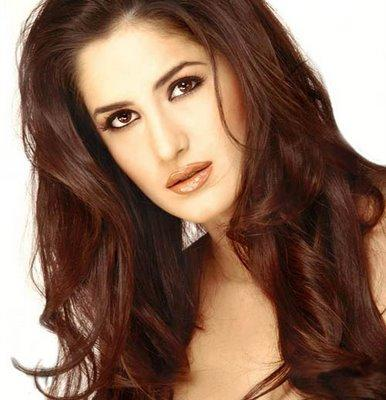
%> input picture DigitalImageAnalysis/a1/CSL783_Ass1_MohdImran/kat.jpg, 386 x 400 px
$ octave cs1110231.m   (GNU Octave 9; MATLAB toolbox functions it lacks are replaced by stand-ins)
%> lines starting %> are read from the running program, lines starting %| are printed output that depends on the picture
### DigitalImageAnalysis/a1/CSL783_Ass1_MohdImran/roundM.m
%rounding the directinos obtained from the sobel filter to 0 45 90 135 degrees.
function RoundedDir=roundM(Mdir)
rows = length(Mdir(:,1));
cols = length(Mdir(1,:));
Tdir = Mdir;
for i= 1:rows
    for j= 1:cols

          if(Mdir(i,j)>=-180 && Mdir(i,j)<-157.5)
          Tdir(i,j)=0;
          end

           if(Mdir(i,j)>=-157.5 && Mdir(i,j)<-112.5)
          Tdir(i,j)=45;
           end

           if(Mdir(i,j)>=-112.5 && Mdir(i,j)<-67.5)
          Tdir(i,j)=90;
           end

           if(Mdir(i,j)>=-67.5 && Mdir(i,j)<-22.5)
          Tdir(i,j)=135;
           end

          if(Mdir(i,j)>=-22.5 && Mdir(i,j)<22.5)
          Tdir(i,j)=0;
          end

           if(Mdir(i,j)>=22.5 && Mdir(i,j)<67.5)
          Tdir(i,j)=45;
           end

           if(Mdir(i,j)>=67.5 && Mdir(i,j)<112.5)
          Tdir(i,j)=90;
           end

           if(Mdir(i,j)>=112.5 && Mdir(i,j)<157.5)
          Tdir(i,j)=135;
           end

          if(Mdir(i,j)>=157.5 && Mdir(i,j)<=180)
          Tdir(i,j)=0;
          end
    end
end
RoundedDir=Tdir;
end

### DigitalImageAnalysis/a1/CSL783_Ass1_MohdImran/nonMaxSup.m
%non maximal supression
function SuppressedGmag =nonMaxSup(Gmag,Gdir)
SuppressedGmag = Gmag;

rows = length(Gmag(:,1));
cols = length(Gmag(1,:));

for i = 2:rows-1
    for j = 2:cols-1
        switch (Gdir(i,j))
            case 0
                if(Gmag(i,j)<Gmag(i,j-1) || Gmag(i,j) < Gmag(i,j+1))
                    SuppressedGmag(i,j)=0;
%                     disp('gdir is 0');
                end

            case 45
                if(Gmag(i,j)<Gmag(i+1,j-1) || Gmag(i,j) < Gmag(i-1,j+1))
                    SuppressedGmag(i,j)=0;
                end

            case 90
                if(Gmag(i,j)<Gmag(i-1,j) || Gmag(i,j) < Gmag(i+1,j))
                    SuppressedGmag(i,j)=0;
                end

            case 135
                if(Gmag(i,j)<Gmag(i-1,j-1) || Gmag(i,j) < Gmag(i+1,j+1))
                    SuppressedGmag(i,j)=0;
                end
        end
    end
end

end

### DigitalImageAnalysis/a1/CSL783_Ass1_MohdImran/hystThresh.m
%hystThresh is for hysterysis and thresholding of non maximal supressed
%image
function hystThreshMag = hystThresh(nonMaxSupressed)
hystThreshMag = nonMaxSupressed;

% thresh1 = 0.3621 ;
% thresh2 = 0.3621/2;
thresh1 = 22;
thresh2 = 100;
% [4 lines of commented-out code are left out]

row =  length(nonMaxSupressed(:,1));
col =  length(nonMaxSupressed(1,:));

%pixels higher than thresh2 are surely edge pixels
%pixels lower than thresh1 are surely non edge pixels

for i = 1:row
    for j = 1:col
        if(nonMaxSupressed(i,j)>thresh2)
            hystThreshMag(i,j)=255;
        end

        if(nonMaxSupressed(i,j)<thresh1)
            hystThreshMag(i,j)=0;
        end


    end
end

%for pixels in between thresh1 to thresh2 hysterysis is being applied
for i = 2:row-1
    for j = 2:col-1
        if(hystThreshMag(i,j)==255)
            if(hystThreshMag(i-1,j-1)>thresh1 && hystThreshMag(i-1,j-1)<thresh2)
                hystThreshMag(i-1,j-1)=255;
            end

            if(hystThreshMag(i-1,j)>thresh1 && hystThreshMag(i-1,j)<thresh2)
                hystThreshMag(i-1,j)=255;
            end

            if(hystThreshMag(i-1,j+1)>thresh1 && hystThreshMag(i-1,j+1)<thresh2)
                hystThreshMag(i-1,j+1)=255;
            end

            if(hystThreshMag(i,j-1)>thresh1 && hystThreshMag(i,j-1)<thresh2)
                hystThreshMag(i,j-1)=255;
            end

            if(hystThreshMag(i,j+1)>thresh1 && hystThreshMag(i,j+1)<thresh2)
                hystThreshMag(i,j+1)=255;
            end

            if(hystThreshMag(i+1,j-1)>thresh1 && hystThreshMag(i+1,j-1)<thresh2)
                hystThreshMag(i+1,j-1)=255;
            end

            if(hystThreshMag(i+1,j)>thresh1 && hystThreshMag(i+1,j)<thresh2)
                hystThreshMag(i+1,j)=255;
            end

            if(hystThreshMag(i+1,j+1)>thresh1 && hystThreshMag(i+1,j+1)<thresh2)
                hystThreshMag(i+1,j+1)=255;
            end

        end


        if(hystThreshMag(row+1-i,col+1-j)==255)
            if(hystThreshMag(row+1-(i-1),col+1-(j-1))>thresh1 && hystThreshMag(row+1-(i-1),col+1-(j-1))<thresh2)
                hystThreshMag(row+1-(i-1),col+1-(j-1))=255;
            end

            if(hystThreshMag(row+1-(i-1),col+1-(j))>thresh1 && hystThreshMag(row+1-(i-1),col+1-(j))<thresh2)
                hystThreshMag(row+1-(i-1),col+1-(j))=255;
            end

            if(hystThreshMag(row+1-(i-1),col+1-(j+1))>thresh1 && hystThreshMag(row+1-(i-1),col+1-(j+1))<thresh2)
                hystThreshMag(row+1-(i-1),col+1-(j+1))=255;
            end

            if(hystThreshMag((row+1)-(i),col+1-(j-1))>thresh1 && hystThreshMag((row+1)-(i),col+1-(j-1))<thresh2)
                hystThreshMag((row+1)-(i),col+1-(j-1))=255;
            end

            if(hystThreshMag(row+1-(i),col+1-(j+1))>thresh1 && hystThreshMag(row+1-(i),col+1-(j+1))<thresh2)
                hystThreshMag(row+1-(i),col+1-(j+1))=255;
            end

            if(hystThreshMag(row+1-(i+1),col+1-(j-1))>thresh1 && hystThreshMag(row+1-(i+1),col+1-(j-1))<thresh2)
                hystThreshMag(row+1-(i+1),col+1-(j-1))=255;
            end

            if(hystThreshMag(row+1-(i+1),col+1-(j))>thresh1 && hystThreshMag(row+1-(i+1),col+1-(j))<thresh2)
                hystThreshMag(row+1-(i+1),col+1-(j))=255;
            end

            if(hystThreshMag(row+1-(i+1),col+1-(j+1))>thresh1 && hystThreshMag(row+1-(i+1),col+1-(j+1))<thresh2)
                hystThreshMag(row+1-(i+1),col+1-(j+1))=255;
            end
        end
    end
end
%only to check the border
hystThreshMag(:,1)=0;
hystThreshMag(:,col)=0;
hystThreshMag(1,:)=0;
hystThreshMag(row,:)=0;

end

### DigitalImageAnalysis/a1/CSL783_Ass1_MohdImran/cs1110231.m
%Title : Canny Edge Detector
%Name : Mohd Imran
%Entry No: 2011CS10231
%Date of submission : 22 Aug 2014
%Honor code : This assignment is my own work and no cde has been taken from
%any source.

%read the image
I = imread('kat.jpg');
%> I is the input picture: size 400x386x3 uint8; mean R, G, B 137.3, 106.5, 89.3

%convert it to grayscale image
gray = rgb2gray(I);

%define gaussian filter with sigma=2
gaussian = fspecial('gaussian',[5,5],2);

%blurr the image with gaussian filter
blurred = imfilter(gray,gaussian,'same');
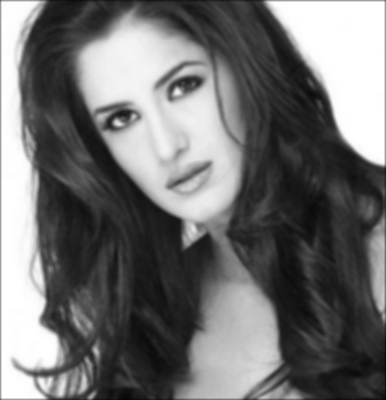
%> blurred: size 400x386 uint8; min 6, max 255, mean 112.8

%apply the inbuild sobel operator
[Gmag,Gdir]=imgradient(blurred,'sobel');
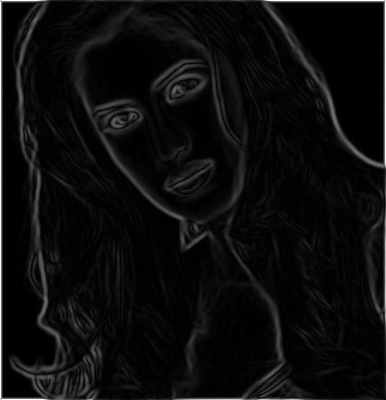
%> Gmag: size 400x386 double; min 0, max 864, mean 43.4; drawn with min black and max white
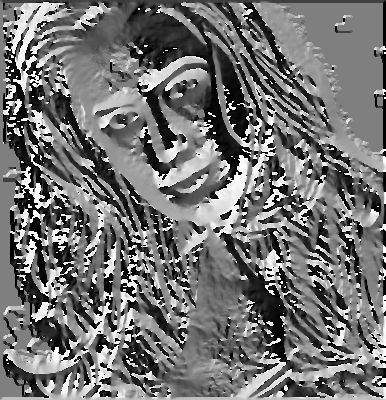
%> Gdir: size 400x386 double; min -180, max 179.9, mean -17.7; drawn with min black and max white


%%rounding the directions
rDir=roundM(Gdir);
%> in roundM, `rows = length(Mdir(:,1));`: rows = 400
%> in roundM, `cols = length(Mdir(1,:));`: cols = 386
%> after the loop in roundM, `for i= 1:rows`:
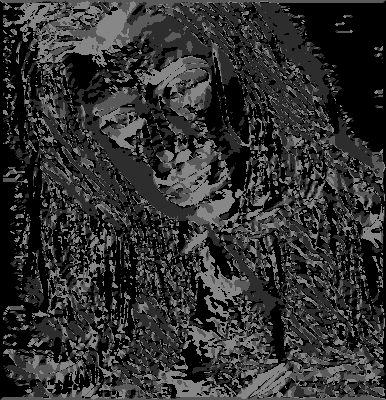
%> Tdir: size 400x386 double; min 0, max 135, mean 48.8

%normalising the magnitude of gradients
Gmag= 255.*(Gmag./max(Gmag(:)));

%% non maximal supression
nmsMag=nonMaxSup(Gmag,rDir);
%> after the loop in nonMaxSup, `for i = 2:rows-1`:
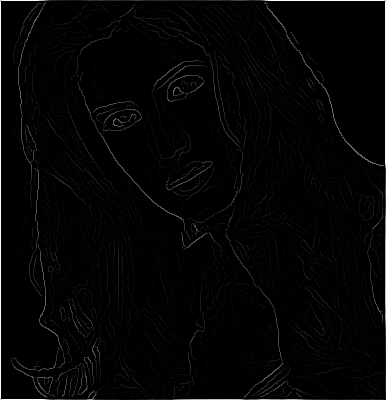
%> SuppressedGmag: size 400x386 double; min 0, max 255, mean 4.6

%normalising the magnitude after non-maximal supression
nmsMag=255.*(nmsMag./max(nmsMag(:)));

%%hysterysis thresholding
hsT = hystThresh(nmsMag);
%> in hystThresh, `row =  length(nonMaxSupressed(:,1));`: row = 400
%> in hystThresh, `col =  length(nonMaxSupressed(1,:));`: col = 386
%> after the loop in hystThresh, `for i = 2:row-1`:
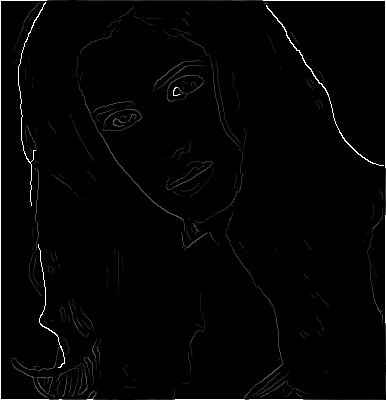
%> hystThreshMag: size 400x386 double; min 0, max 255, mean 4.3

%show the results
subplot(1,2,1),imshow(I) ,title('Original')
subplot(1,2,2),imshow(hsT),title('Implemented Canny')
%> after `imshow(hsT)`:
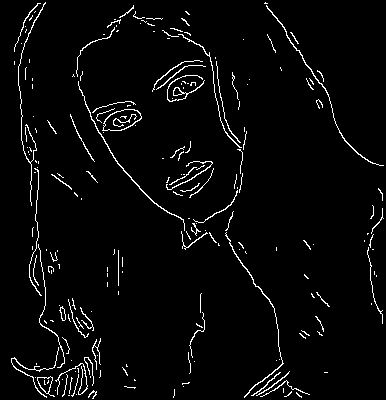
%> displayed picture: size 400x386, on the screen's scale of 0 to 255; 3.5% white in thin lines or dots
